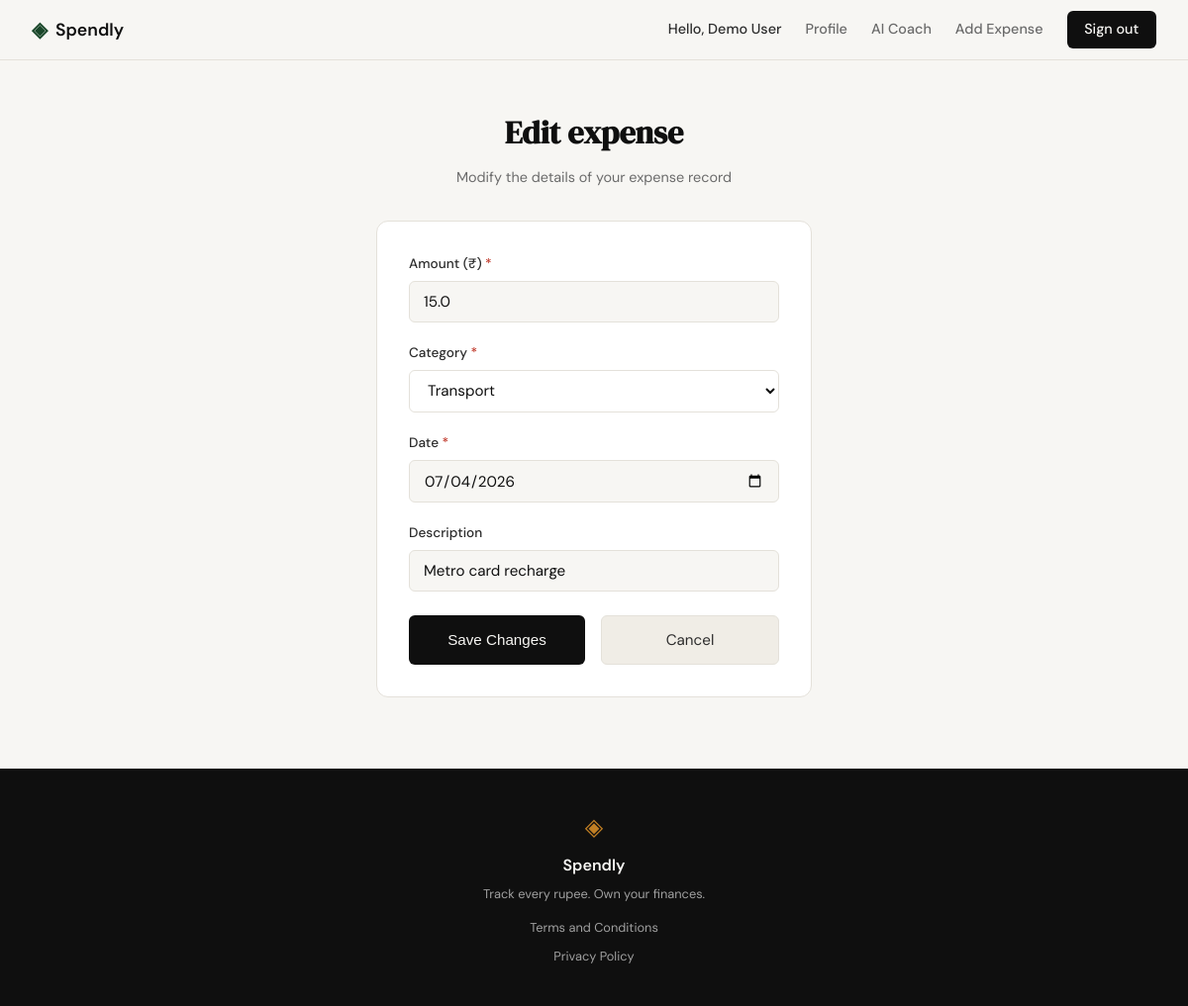
The page /expenses/3/edit (signed in) on the database its author committed.
### tables this page shows
CREATE TABLE users (
                id INTEGER PRIMARY KEY AUTOINCREMENT,
                name TEXT NOT NULL,
                email TEXT UNIQUE NOT NULL,
                password_hash TEXT NOT NULL,
                created_at TEXT DEFAULT (datetime('now'))
            , insights_dirty INTEGER DEFAULT 1);

CREATE TABLE expenses (
                id INTEGER PRIMARY KEY AUTOINCREMENT,
                user_id INTEGER NOT NULL,
                amount REAL NOT NULL,
                category TEXT NOT NULL,
                date TEXT NOT NULL,
                description TEXT,
                created_at TEXT DEFAULT (datetime('now')),
                FOREIGN KEY (user_id) REFERENCES users (id) ON DELETE CASCADE
            );

### app.py (the view, shortened to what this page needs)
@app.route("/expenses/<int:id>/edit", methods=["GET", "POST"])
def edit_expense(id):
    user_id = session.get("user_id")
    if not user_id:
        return redirect(url_for("login"))
    expense = get_expense_by_id(id, user_id)
    if not expense:
        abort(404)
    categories = ["Food", "Transport", "Bills", "Health", "Entertainment", "Shopping", "Other"]
    return render_template("edit_expense.html", categories=categories, expense=expense)

### app.py (called while the page is built)
@app.before_request
def load_logged_in_user():
    user_id = session.get("user_id")
    if user_id is None:
        g.user = None
    else:
        conn = get_db()
        g.user = conn.execute("SELECT * FROM users WHERE id = ?;", (user_id,)).fetchone()

### database/db.py (called while the page is built)
def get_db():
    if has_app_context():
        if 'db' not in g:
            g.db = sqlite3.connect(DATABASE_PATH)
            g.db.row_factory = sqlite3.Row
            g.db.execute("PRAGMA foreign_keys = ON;")
        return g.db
    else:
        conn = sqlite3.connect(DATABASE_PATH)
        conn.row_factory = sqlite3.Row
        conn.execute("PRAGMA foreign_keys = ON;")
        return conn

### database/queries.py (called while the page is built)
def _close_conn(conn):
    try:
        conn.close()
    finally:
        flask = sys.modules.get('flask')
        if flask and flask.has_app_context():
            g = getattr(flask, 'g', None)
            if g is not None:
                try:
                    g.pop('db', None)
                except Exception:
                    try:
                        if getattr(g, 'db', None) == conn:
                            delattr(g, 'db')
                    except Exception:
                        pass

def get_expense_by_id(expense_id, user_id):
    conn = get_db()
    try:
        row = conn.execute("""
            SELECT id, user_id, amount, category, date, description
            FROM expenses
            WHERE id = ? AND user_id = ?;
        """, (expense_id, user_id)).fetchone()
        if row:
            return dict(row)
        return None
    finally:
        _close_conn(conn)

### templates/edit_expense.html (shortened to what this page needs)
{% extends "base.html" %}
{% block content %}
<section class="auth-section">
    <div class="auth-container">
        <div class="auth-header">
            <h1 class="auth-title">Edit expense</h1>
            <p class="auth-subtitle">Modify the details of your expense record</p>
        </div>
        <div class="auth-card">
            <form action="{{ url_for('edit_expense', id=expense.id) }}" method="POST" class="auth-form">
                <div class="form-group">
                    <label for="amount" class="form-label">Amount (₹) <span style="color: var(--danger);">*</span></label>
                    <input type="number" id="amount" name="amount" class="form-input"
                           step="0.01" min="0.01" placeholder="0.00" value="{{ expense.amount or '' }}" required>
                </div>
                <div class="form-group">
                    <label for="category" class="form-label">Category <span style="color: var(--danger);">*</span></label>
                    <select id="category" name="category" class="form-input" style="background-color: var(--paper-card); font-family: var(--font-body);" required>
                        {% for cat in categories %}
                            <option value="{{ cat }}" {% if expense.category == cat %}selected{% endif %}>{{ cat }}</option>
                        {% endfor %}
                    </select>
                </div>
                <div class="form-group">
                    <label for="date" class="form-label">Date <span style="color: var(--danger);">*</span></label>
                    <input type="date" id="date" name="date" class="form-input"
                           value="{{ expense.date or '' }}" required>
                </div>
                <div class="form-group">
                    <label for="description" class="form-label">Description</label>
                    <input type="text" id="description" name="description" class="form-input"
                           maxlength="200" placeholder="Optional description..." value="{{ expense.description or '' }}">
                </div>
                <div class="form-actions" style="display: flex; gap: 1rem; margin-top: 1.5rem;">
                    <button type="submit" class="nav-cta" style="flex: 1; border: none; font-size: 0.95rem; padding: 0.75rem; text-align: center; cursor: pointer; border-radius: var(--radius-sm);">
                        Save Changes
                    </button>
                    <a href="{{ url_for('profile') }}"
                       style="flex: 1; text-align: center; display: inline-block; padding: 0.75rem; border-radius: var(--radius-sm); font-size: 0.95rem; background: var(--paper-warm); color: var(--ink-soft); border: 1px solid var(--border); transition: all 0.2s ease;">
                        Cancel
                    </a>
                </div>
            </form>
        </div>
    </div>
</section>
{% endblock %}

### templates/base.html (shortened to what this page needs)
<!DOCTYPE html>
<html lang="en">
<head>
    <link rel="stylesheet" href="{{ url_for('static', filename='css/style.css') }}">
</head>
<body>
    <nav class="navbar">
        <div class="nav-inner">
            <a href="{{ url_for('landing') }}" class="nav-brand">
                <span class="brand-icon">◈</span>
                <span class="brand-name">Spendly</span>
            </a>
            <div class="nav-links">
                {% if g.user %}
                    <span class="nav-user" style="color: var(--ink-soft); font-weight: 500;">Hello, {{ g.user.name }}</span>
                    <a href="{{ url_for('profile') }}">Profile</a>
                    <a href="{{ url_for('ai_coach.dashboard') }}">AI Coach</a>
                    <a href="{{ url_for('add_expense') }}">Add Expense</a>
                    <a href="{{ url_for('logout') }}" class="nav-cta">Sign out</a>
                {% else %}
                    <a href="{{ url_for('login') }}">Sign in</a>
                    <a href="{{ url_for('register') }}" class="nav-cta">Get started</a>
                {% endif %}
            </div>
        </div>
    </nav>
    <main class="main-content">
        {% block content %}{% endblock %}
    </main>
    <footer class="footer">
        <div class="footer-inner">
            <span class="brand-icon">◈</span>
            <span class="footer-name">Spendly</span>
            <p class="footer-copy">Track every rupee. Own your finances.</p>
            <nav class="footer-links">
                <a href="/terms" class="footer-link">Terms and Conditions</a>
                <a href="/privacy" class="footer-link">Privacy Policy</a>
            </nav>
        </div>
    </footer>
</body>
</html>

### static/css/style.css (style rules this page uses)
:root { --ink: #0f0f0f; --ink-soft: #2d2d2d; --ink-muted: #6b6b6b; --ink-faint: #a0a0a0; --paper: #f7f6f3; --paper-warm: #f0ede6; --paper-card: #ffffff; --accent: #1a472a; --accent-light: #e8f0eb; --accent-2: #c17f24; --accent-2-light: #fdf3e3; --danger: #c0392b; --danger-light: #fdecea; --border: #e4e1da; --border-soft: #eeebe4; --font-display: 'DM Serif Display', Georgia, serif; --font-body: 'DM Sans', system-ui, sans-serif; --max-width: 1200px; --auth-width: 440px; --radius-sm: 6px; --radius-md: 12px; --radius-lg: 20px; }
*, *::before, *::after { box-sizing: border-box; margin: 0; padding: 0; }
html { font-size: 16px; scroll-behavior: smooth; }
body { background: var(--paper); color: var(--ink); font-family: var(--font-body); font-size: 1rem; line-height: 1.6; -webkit-font-smoothing: antialiased; }
a { color: inherit; text-decoration: none; }
.navbar { position: sticky; top: 0; z-index: 100; background: var(--paper); border-bottom: 1px solid var(--border); padding: 0 2rem; }
.nav-inner { max-width: var(--max-width); margin: 0 auto; height: 60px; display: flex; align-items: center; justify-content: space-between; }
.nav-brand { display: flex; align-items: center; gap: 0.5rem; font-family: var(--font-body); font-weight: 600; font-size: 1.1rem; color: var(--ink); }
.brand-icon { color: var(--accent); font-size: 1.3rem; }
.brand-name { color: var(--ink); }
.nav-links { display: flex; align-items: center; gap: 1.5rem; font-size: 0.9rem; font-weight: 500; }
.nav-links a { color: var(--ink-muted); transition: color 0.2s; }
.nav-cta { background: var(--ink) !important; color: var(--paper) !important; padding: 0.45rem 1.1rem; border-radius: var(--radius-sm); transition: background 0.2s !important; }
.main-content { min-height: calc(100vh - 60px - 100px); }
.auth-section { min-height: calc(100vh - 60px - 100px); display: flex; align-items: center; justify-content: center; padding: 3rem 2rem; }
.auth-container { width: 100%; max-width: var(--auth-width); }
.auth-header { text-align: center; margin-bottom: 2rem; }
.auth-title { font-family: var(--font-display); font-size: 2rem; color: var(--ink); margin-bottom: 0.5rem; }
.auth-subtitle { font-size: 0.9rem; color: var(--ink-muted); }
.auth-card { background: var(--paper-card); border: 1px solid var(--border); border-radius: var(--radius-md); padding: 2rem; margin-bottom: 1.5rem; }
.form-group { margin-bottom: 1.25rem; }
.form-group label { display: block; font-size: 0.85rem; font-weight: 500; color: var(--ink-soft); margin-bottom: 0.4rem; }
.form-input { width: 100%; padding: 0.6rem 0.875rem; border: 1px solid var(--border); border-radius: var(--radius-sm); font-family: var(--font-body); font-size: 0.95rem; color: var(--ink); background: var(--paper); outline: none; transition: border-color 0.2s; }
.form-input::placeholder { color: var(--ink-faint); }
.footer { background: var(--ink); color: var(--paper); padding: 2.5rem 2rem; text-align: center; }
.footer-inner { display: flex; flex-direction: column; align-items: center; gap: 0.4rem; }
.footer .brand-icon { color: var(--accent-2); font-size: 1.5rem; }
.footer-name { font-weight: 600; font-size: 1rem; }
.footer-copy { font-size: 0.8rem; color: var(--ink-faint); }
.footer-links { display: flex; flex-direction: column; align-items: center; gap: 0.5rem; margin-top: 0.5rem; }
.footer-link { font-size: 0.8rem; color: var(--ink-faint); transition: color 0.2s; }

### rows shown on the page
users: user.name "Demo User"
expenses: amount "15.0", category "Transport", date "07/04/2026", description "Metro card recharge"
